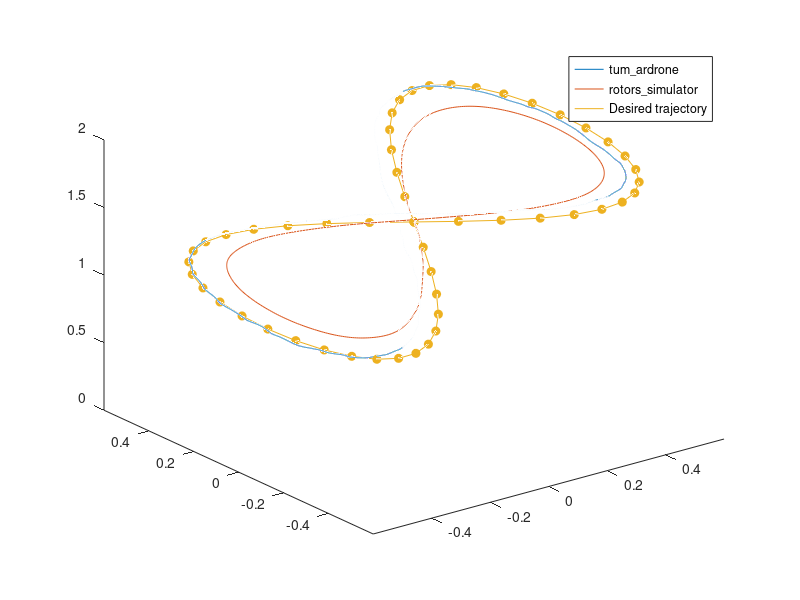

Reproduce this figure in MATLAB. (Note: this script raises an error after producing the figure.)
%% Initialization
clear;
close all;
clc;


% %% Get tum_ardrone controller simulation results -- splitted into
% % different time slots to prevent memory problems when reading out
% % recorded messages
% % Retrieve bag file
% cd ~/.ros;
% bag = rosbag("tum_ardrone_controller.bag");
% cd ~/ardrone2_ws/src/ardrone2_dem/dem/matlab;
% 
% % Select topics that need to be stored
% topics.modelInput = 1;
% topics.modelStates = 1;
% 
% % Set time interval with respect to start of rosbag recording
% time = [0,20];
% 
% % Get data
% topicsOut = storeBagdata(bag, topics, time);
% 
% if topics.modelInput
%     modelInputTime = topicsOut.modelInput.time;
%     force = topicsOut.modelInput.force;
%     torque = topicsOut.modelInput.torque;
% end
% 
% if topics.modelStates
%     modelStatesTime = topicsOut.modelStates.time;
%     pos = topicsOut.modelStates.pos;
% end
% 
% % Save data to mat file
% save('tum_0-20s.mat','modelInputTime','force','torque', ...
%      'modelStatesTime','pos');
% clear;
% 
% % Set time interval with respect to start of rosbag recording
% time = [20,40];
% 
% % Get data
% topicsOut = storeBagdata(bag, topics, time);
% 
% if topics.modelInput
%     modelInputTime = topicsOut.modelInput.time;
%     force = topicsOut.modelInput.force;
%     torque = topicsOut.modelInput.torque;
% end
% 
% if topics.modelStates
%     modelStatesTime = topicsOut.modelStates.time;
%     pos = topicsOut.modelStates.pos;
% end
% 
% % Save data to mat file
% save('tum_20-40s.mat','modelInputTime','force','torque', ...
%      'modelStatesTime','pos');
% clear;
% 
% % Set time interval with respect to start of rosbag recording
% time = [40,70];
% 
% % Get data
% topicsOut = storeBagdata(bag, topics, time);
% 
% if topics.modelInput
%     modelInputTime = topicsOut.modelInput.time;
%     force = topicsOut.modelInput.force;
%     torque = topicsOut.modelInput.torque;
% end
% 
% if topics.modelStates
%     modelStatesTime = topicsOut.modelStates.time;
%     pos = topicsOut.modelStates.pos;
% end
% 
% % Save data to mat file
% save('tum_40-70s.mat','modelInputTime','force','torque', ...
%      'modelStatesTime','pos');
% clear;
% 
% 
% %% Get tum_ardrone controller simulation results
% % Retrieve bag file
% cd ~/.ros;
% bag = rosbag("rotors_simulator_controller.bag");
% cd ~/ardrone2_ws/src/ardrone2_dem/dem/matlab;
% 
% % Select topics that need to be stored
% topics.modelStates = 1;
% topics.rotorsMotorSpeed = 1;
% 
% % Set time interval with respect to start of rosbag recording
% time = [0,70];
% 
% % Get data
% topicsOut = storeBagdata(bag, topics, time);
% 
% if topics.modelStates
%     modelStatesTime = topicsOut.modelStates.time;
%     pos = topicsOut.modelStates.pos;
% end
% 
% if topics.rotorsMotorSpeed
%     rotorTime = topicsOut.motorSpeed.time;
%     rotorAngVel = topicsOut.motorSpeed.angVel;
% end
% 
% % Save data to mat file
% save('rotors_0-70s.mat', 'modelStatesTime','pos','rotorTime',...
%      'rotorAngVel');
% clear;
% 
% 
% %% Construct data tum_ardrone controller
% load tum_0-20s.mat;
% tumModelTime = modelStatesTime;
% tumPos = pos;
% tumInputTime = modelInputTime;
% tumForce = force;
% tumTorque = torque;
% 
% load tum_20-40s.mat;
% tumModelTime = [tumModelTime,modelStatesTime];
% tumPos = [tumPos,pos];
% tumInputTime = [tumInputTime,modelInputTime];
% tumForce = [tumForce,force];
% tumTorque = [tumTorque,torque];
% 
% load tum_40-70s.mat;
% tumModelTime = [tumModelTime,modelStatesTime];
% tumPos = [tumPos,pos];
% tumInputTime = [tumInputTime,modelInputTime];
% tumForce = [tumForce,force];
% tumTorque = [tumTorque,torque];
% 
% 
% %% Construct data rotors_simulator controller
% load rotors_0-70s.mat;
% rotorsModelTime = modelStatesTime;
% rotorsPos = pos;
% rotorsInputTime = rotorTime;
% rotorsAngVel = rotorAngVel;
% 
% 
% %% Construct trajectory
% n = 53;
% t = linspace(0,50,n)';
% f = 1/50;
% omega = 2*pi*f;
% a = 0.5;
% 
% trajPos = zeros(3,n);
% trajPos(1,:) = rmvFPInacc(a*sin(omega*t));
% trajPos(2,:) = rmvFPInacc(sin(omega*t).*cos(omega*t));
% trajPos(3,:) = rmvFPInacc(trajPos(1,:)+1+max(trajPos(1,:)));
% 
% 
% %% Save simulation data to mat file
% save('controllerComparison.mat','tumModelTime','tumPos',...
%      'tumInputTime','tumForce','tumTorque','rotorsModelTime',...
%      'rotorsPos','rotorsInputTime','rotorsAngVel','trajPos');
% 
% 
%% Load simulation data
load controllerComparison.mat;


%% Select trajectory data from simulations
for modelIdx1 = 1:length(tumModelTime)
    if tumModelTime(modelIdx1) >= 17.3
        break;
    end
end
for modelIdx2 = modelIdx1:length(tumModelTime)
    if tumModelTime(modelIdx2) > 62.3
        break;
    end
end
modelIdx2 = modelIdx2 - 1;
tumModelTimeTraj = tumModelTime(modelIdx1:modelIdx2);
tumPosTraj = tumPos(:,modelIdx1:modelIdx2);

for inputIdx1 = 1:length(tumInputTime)
    if tumInputTime(inputIdx1) >= 17.3
        break;
    end
end
for inputIdx2 = inputIdx1:length(tumInputTime)
    if tumInputTime(inputIdx2) > 62.3
        break;
    end
end
inputIdx2 = inputIdx2 - 1;
tumInputTimeTraj = tumInputTime(inputIdx1:inputIdx2);
tumForceTraj = tumForce(:,inputIdx1:inputIdx2);
tumTorqueTraj = tumTorque(:,inputIdx1:inputIdx2);


for modelIdx1 = 1:length(rotorsModelTime)
    if rotorsModelTime(modelIdx1) >= 10.5
        break;
    end
end
for modelIdx2 = modelIdx1:length(rotorsModelTime)
    if rotorsModelTime(modelIdx2) > 17
        break;
    end
end
modelIdx2 = modelIdx2 - 1;
rotorsModelTimeTraj = rotorsModelTime(modelIdx1:modelIdx2);
rotorsPosTraj = rotorsPos(:,modelIdx1:modelIdx2);

for inputIdx1 = 1:length(rotorsInputTime)
    if rotorsInputTime(inputIdx1) >= 10.5
        break;
    end
end
for inputIdx2 = inputIdx1:length(rotorsInputTime)
    if rotorsInputTime(inputIdx2) > 17
        break;
    end
end
inputIdx2 = inputIdx2 - 1;
rotorsInputTimeTraj = rotorsInputTime(inputIdx1:inputIdx2);
rotorsAngVelTraj = rotorsAngVel(:,inputIdx1:inputIdx2);


%% Plot data
figure('Name','Quadrotor trajectory following');
plot3(tumPosTraj(1,:),tumPosTraj(2,:),tumPosTraj(3,:));
hold on;
plot3(rotorsPosTraj(1,:),rotorsPosTraj(2,:),rotorsPosTraj(3,:));
plot3(trajPos(1,:),trajPos(2,:),trajPos(3,:));
scatter3(trajPos(1,:),trajPos(2,:),trajPos(3,:),'o',...
         'MarkerEdgeColor',[0.9290, 0.6940, 0.1250],...
         'MarkerFaceColor',[0.9290, 0.6940, 0.1250]);
xlim([-0.6,0.6]);
ylim([-0.6,0.6]);
zlim([0,2]);
legend('tum\_ardrone','rotors\_simulator','Desired trajectory');
ax = gca;
ax.FontSize = 40;
title('Quadrotor trajectory following','FontSize',60);
xlabel('x (m)','FontSize',40);
ylabel('y (m)','FontSize',40);
zlabel('z (m)','FontSize',40);
% 
% 
% figure('Name','tum_ardrone controller position');
% plot(tumModelTime,tumPos(1,:));
% hold on;
% plot(tumModelTime,tumPos(2,:));
% plot(tumModelTime,tumPos(3,:));
% xline(17.3,'Color',[0.4940, 0.1840, 0.5560],'LineWidth',3);
% xline(62.3,'Color',[0.4940, 0.1840, 0.5560],'LineWidth',3);
% xlim([0,70]);
% legend('x','y','z');
% ax = gca;
% ax.FontSize = 40;
% title('tum\_ardrone controller','FontSize',60);
% xlabel('t (s)','FontSize',40);
% ylabel('pos (m)','FontSize',40);
% 
% figure('Name','tum_ardrone controller forces');
% sgtitle('Forces on quadrotor during trajectory','FontSize',60);
% subplot(3,2,1);
% plot(tumInputTimeTraj,tumForceTraj(1,:));
% xlabel('t (s)');
% ylabel('f (N)');
% ax = gca;
% ax.FontSize = 20;
% subplot(3,2,2);
% plot(tumInputTimeTraj,tumForceTraj(1,:));
% xlabel('t (s)');
% ylabel('f (N)');
% ax = gca;
% ax.FontSize = 20;
% subplot(3,2,3);
% plot(tumInputTimeTraj,tumForceTraj(2,:));
% xlabel('t (s)');
% ylabel('f (N)');
% ax = gca;
% ax.FontSize = 20;
% subplot(3,2,4);
% plot(tumInputTimeTraj,tumForceTraj(2,:));
% xlabel('t (s)');
% ylabel('f (N)');
% ax = gca;
% ax.FontSize = 20;
% subplot(3,2,5);
% plot(tumInputTimeTraj,tumForceTraj(3,:));
% xlabel('t (s)');
% ylabel('f (N)');
% ax = gca;
% ax.FontSize = 20;
% ylim([-5,35]);
% subplot(3,2,6);
% plot(tumInputTimeTraj,tumForceTraj(3,:));
% xlabel('t (s)');
% ylabel('f (N)');
% ax = gca;
% ax.FontSize = 20;
% ylim([-5,35]);
% 
% figure('Name','tum_ardrone controller torques');
% sgtitle('Torques on quadrotor during trajectory','FontSize',60);
% subplot(3,2,1);
% plot(tumInputTimeTraj,tumTorqueTraj(1,:));
% xlabel('t (s)');
% ylabel('T (Nm)');
% ax = gca;
% ax.FontSize = 20;
% subplot(3,2,2);
% plot(tumInputTimeTraj,tumTorqueTraj(1,:));
% xlabel('t (s)');
% ylabel('T (Nm)');
% ax = gca;
% ax.FontSize = 20;
% subplot(3,2,3);
% plot(tumInputTimeTraj,tumTorqueTraj(2,:));
% xlabel('t (s)');
% ylabel('T (Nm)');
% ax = gca;
% ax.FontSize = 20;
% subplot(3,2,4);
% plot(tumInputTimeTraj,tumTorqueTraj(2,:));
% xlabel('t (s)');
% ylabel('T (Nm)');
% ax = gca;
% ax.FontSize = 20;
% subplot(3,2,5);
% plot(tumInputTimeTraj,tumTorqueTraj(3,:));
% xlabel('t (s)');
% ylabel('T (Nm)');
% ax = gca;
% ax.FontSize = 20;
% subplot(3,2,6);
% plot(tumInputTimeTraj,tumTorqueTraj(3,:));
% xlabel('t (s)');
% ylabel('T (Nm)');
% ax = gca;
% ax.FontSize = 20;
% 
% 
% figure('Name','rotors_simulator controller position');
% plot(rotorsModelTime,rotorsPos(1,:));
% hold on;
% plot(rotorsModelTime,rotorsPos(2,:));
% plot(rotorsModelTime,rotorsPos(3,:));
% xline(10.5,'Color',[0.4940, 0.1840, 0.5560],'LineWidth',3);
% xline(17,'Color',[0.4940, 0.1840, 0.5560],'LineWidth',3);
% xlim([0,70]);
% legend('x','y','z');
% ax = gca;
% ax.FontSize = 40;
% title('rotors\_simulator controller','FontSize',60);
% xlabel('t (s)','FontSize',40);
% ylabel('pos (m)','FontSize',40);
% 
% figure('Name','rotors_simulator controller model input');
% subplot(1,2,1);
% plot(rotorsInputTime,rotorsAngVel(1,:));
% hold on;
% plot(rotorsInputTime,rotorsAngVel(2,:));
% plot(rotorsInputTime,rotorsAngVel(3,:));
% plot(rotorsInputTime,rotorsAngVel(4,:));
% ylim([-1000,1000]);
% xlim([5,35]);
% legend('\omega_1','\omega_2','\omega_3','\omega_4', 'Location', 'best');
% ax = gca;
% ax.FontSize = 30;
% title('Rotor angular velocities','FontSize',40);
% xlabel('t (s)');
% ylabel('\omega (rad/s)');
% subplot(1,2,2);
% plot(rotorsInputTimeTraj,rotorsAngVelTraj(1,:));
% hold on;
% plot(rotorsInputTimeTraj,rotorsAngVelTraj(2,:));
% plot(rotorsInputTimeTraj,rotorsAngVelTraj(3,:));
% plot(rotorsInputTimeTraj,rotorsAngVelTraj(4,:));
% ylim([-1000,1000]);
% legend('\omega_1','\omega_2','\omega_3','\omega_4', 'Location', 'best');
% ax = gca;
% ax.FontSize = 30;
% title('Rotor angular velocities during trajectory','FontSize',40);
% xlabel('t (s)');
% ylabel('\omega (rad/s)');


%% Function definitions
% function output = rmvFPInacc(input)
% thres = 1e-10;
% 
% output = input;
% for i = 1:length(output)
%     if (abs(output(i)) < thres)
%         output(i) = 0;
%     end
% end
% end